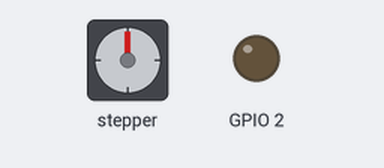
Recording of a sketch running on a simulated ESP32. Parts: stepper motor, output pins drawn as LEDs (lit = HIGH). Stepper angles assume 200 steps per turn.

Above: at 0.15 s.
At 2.85 s:
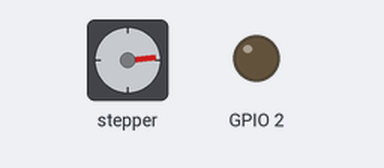
At 5.55 s:
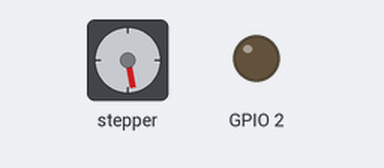
At 11.0 s:
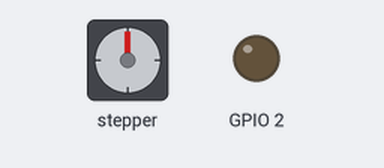
Timing chart, 0 to 12.5 s (numbered marks = the images above):
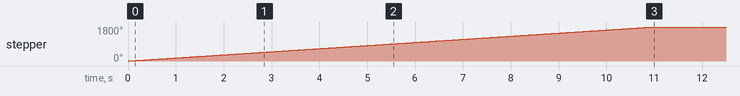

The sketch:

mqttStepperSpeedTest.ino
```cpp
/*
 Basic ESP8266 MQTT example

 This sketch demonstrates the capabilities of the pubsub library in combination
 with the ESP8266 board/library.

 It connects to an MQTT server then:
  - publishes "hello world" to the topic "outTopic" every two seconds
  - subscribes to the topic "inTopic", printing out any messages
    it receives. NB - it assumes the received payloads are strings not binary
  - If the first character of the topic "inTopic" is an 1, switch ON the ESP Led,
    else switch it off

 It will reconnect to the server if the connection is lost using a blocking
 reconnect function. See the 'mqtt_reconnect_nonblocking' example for how to
 achieve the same result without blocking the main loop.

 To install the ESP8266 board, (using Arduino 1.6.4+):
  - Add the following 3rd party board manager under "File -> Preferences -> Additional Boards Manager URLs":
       http://arduino.esp8266.com/stable/package_esp8266com_index.json
  - Open the "Tools -> Board -> Board Manager" and click install for the ESP8266"
  - Select your ESP8266 in "Tools -> Board"
   Added stepper controls!  -LS
*/

int value = 0;
float tippy = 0.;
int tipper = 0;

#include <Stepper.h>
#include <AccelStepper.h>
/*
 Stepper Motor Control - one revolution
 by Tom Igoe
 */
const int stepsPerRevolution = 200;
const int stepsPerScan = stepsPerRevolution / 10;
AccelStepper stepper(4, 14, 15, 32, 33);


void setup() {
  pinMode(BUILTIN_LED, OUTPUT);     // Initialize the BUILTIN_LED pin as an output
  Serial.begin(115200);
  stepper.setMaxSpeed(1000);
}


void loop() {

//moveTo() is relative to a zero position that is changed each time program is uploaded
//therefore, set mechanics to 0 position before uploading
//stepper.move(1);
//stepper.setSpeed(100);
//stepper.runSpeedToPosition();
//delay(10);
stepper.moveTo(1000);
stepper.setSpeed(100);
stepper.runSpeedToPosition();
//delay(1);
}
```

Measured:
- by itself, stepper: turns 1800° clockwise in 10.9 s
